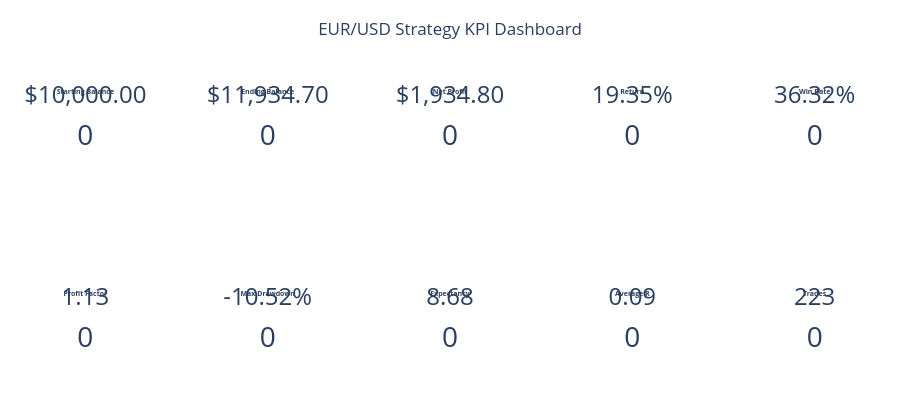

The notebook cell saved with this chart:
### Code cell
# =============================================================================
# SECTION 12.3 - KPI DASHBOARD
# =============================================================================

import plotly.graph_objects as go
from plotly.subplots import make_subplots

# -----------------------------------------------------------------------------
# CREATE KPI GRID
# -----------------------------------------------------------------------------

fig = make_subplots(

    rows=2,
    cols=5,

    specs=[
        [{"type":"indicator"}]*5,
        [{"type":"indicator"}]*5
    ],

    horizontal_spacing=0.06,
    vertical_spacing=0.22

)

# -----------------------------------------------------------------------------
# KPI DEFINITIONS
# -----------------------------------------------------------------------------

kpis = [

    ("Starting Balance", f"${dashboard_kpis['Starting Balance']:,.2f}"),
    ("Ending Balance", f"${dashboard_kpis['Ending Balance']:,.2f}"),
    ("Net Profit", f"${dashboard_kpis['Net Profit']:,.2f}"),
    ("Return", f"{dashboard_kpis['Return (%)']:.2f}%"),
    ("Win Rate", f"{dashboard_kpis['Win Rate (%)']:.2f}%"),

    ("Profit Factor", f"{dashboard_kpis['Profit Factor']:.2f}"),
    ("Max Drawdown", f"{dashboard_kpis['Max Drawdown (%)']:.2f}%"),
    ("Expectancy", f"{dashboard_kpis['Expectancy']:.2f}"),
    ("Average R", f"{dashboard_kpis['Average R-Multiple']:.2f}"),
    ("Trades", f"{dashboard_kpis['Total Trades']}")

]

# -----------------------------------------------------------------------------
# ADD KPI CARDS
# -----------------------------------------------------------------------------

index = 0

for r in range(1,3):

    for c in range(1,6):

        label, value = kpis[index]

        fig.add_trace(

            go.Indicator(

                mode="number",

                value=0,

                number={

                    "prefix":"",
                    "suffix":"",
                    "font":{"size":28}

                },

                title={

                    "text":f"<b>{label}</b><br><span style='font-size:24px'>{value}</span>"

                }

            ),

            row=r,
            col=c

        )

        index += 1

# -----------------------------------------------------------------------------
# LAYOUT
# -----------------------------------------------------------------------------

fig.update_layout(

    template="plotly_white",

    height=420,

    title={

        "text":"EUR/USD Strategy KPI Dashboard",
        "x":0.5

    },

    margin=dict(

        t=70,
        l=20,
        r=20,
        b=20

    )

)

fig.show()

### Figure 1 — Plotly figure (JSON) as saved in the notebook; plotly's stock layout.template omitted (floating-point values rounded to 4 significant figures)
{"data": [{"domain": {"x": [0, 0.152], "y": [0.61, 1]}, "mode": "number", "number": {"font": {"size": 28}, "prefix": "", "suffix": ""}, "title": {"text": "<b>Starting Balance</b><br><span style='font-size:24px'>$10,000.00</span>"}, "type": "indicator", "value": 0}, {"domain": {"x": [0.212, 0.364], "y": [0.61, 1]}, "mode": "number", "number": {"font": {"size": 28}, "prefix": "", "suffix": ""}, "title": {"text": "<b>Ending Balance</b><br><span style='font-size:24px'>$11,934.70</span>"}, "type": "indicator", "value": 0}, {"domain": {"x": [0.424, 0.576], "y": [0.61, 1]}, "mode": "number", "number": {"font": {"size": 28}, "prefix": "", "suffix": ""}, "title": {"text": "<b>Net Profit</b><br><span style='font-size:24px'>$1,934.80</span>"}, "type": "indicator", "value": 0}, {"domain": {"x": [0.636, 0.788], "y": [0.61, 1]}, "mode": "number", "number": {"font": {"size": 28}, "prefix": "", "suffix": ""}, "title": {"text": "<b>Return</b><br><span style='font-size:24px'>19.35%</span>"}, "type": "indicator", "value": 0}, {"domain": {"x": [0.848, 1], "y": [0.61, 1]}, "mode": "number", "number": {"font": {"size": 28}, "prefix": "", "suffix": ""}, "title": {"text": "<b>Win Rate</b><br><span style='font-size:24px'>36.32%</span>"}, "type": "indicator", "value": 0}, {"domain": {"x": [0, 0.152], "y": [0, 0.39]}, "mode": "number", "number": {"font": {"size": 28}, "prefix": "", "suffix": ""}, "title": {"text": "<b>Profit Factor</b><br><span style='font-size:24px'>1.13</span>"}, "type": "indicator", "value": 0}, {"domain": {"x": [0.212, 0.364], "y": [0, 0.39]}, "mode": "number", "number": {"font": {"size": 28}, "prefix": "", "suffix": ""}, "title": {"text": "<b>Max Drawdown</b><br><span style='font-size:24px'>-10.52%</span>"}, "type": "indicator", "value": 0}, {"domain": {"x": [0.424, 0.576], "y": [0, 0.39]}, "mode": "number", "number": {"font": {"size": 28}, "prefix": "", "suffix": ""}, "title": {"text": "<b>Expectancy</b><br><span style='font-size:24px'>8.68</span>"}, "type": "indicator", "value": 0}, {"domain": {"x": [0.636, 0.788], "y": [0, 0.39]}, "mode": "number", "number": {"font": {"size": 28}, "prefix": "", "suffix": ""}, "title": {"text": "<b>Average R</b><br><span style='font-size:24px'>0.09</span>"}, "type": "indicator", "value": 0}, {"domain": {"x": [0.848, 1], "y": [0, 0.39]}, "mode": "number", "number": {"font": {"size": 28}, "prefix": "", "suffix": ""}, "title": {"text": "<b>Trades</b><br><span style='font-size:24px'>223</span>"}, "type": "indicator", "value": 0}], "layout": {"height": 420, "margin": {"b": 20, "l": 20, "r": 20, "t": 70}, "title": {"text": "EUR/USD Strategy KPI Dashboard", "x": 0.5}}}
